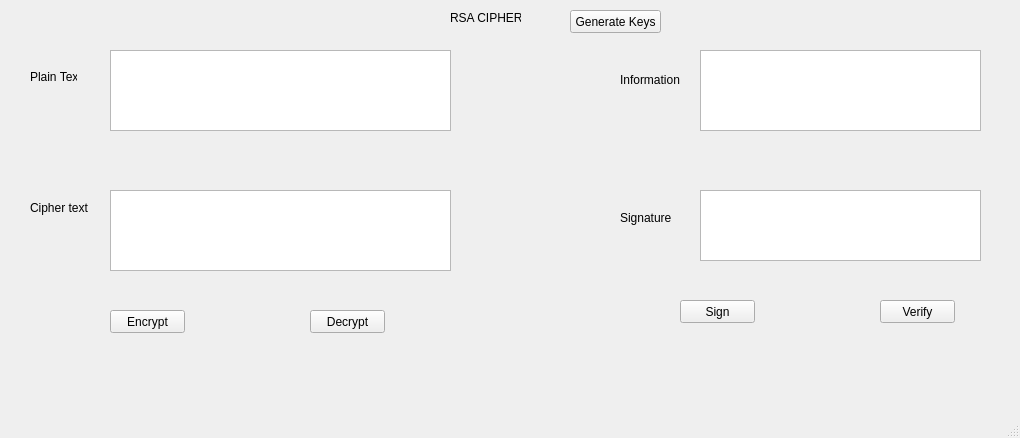
<?xml version="1.0" encoding="UTF-8"?>
<ui version="4.0">
 <class>MainWindow</class>
 <widget class="QMainWindow" name="MainWindow">
  <property name="geometry">
   <rect>
    <x>0</x>
    <y>0</y>
    <width>1020</width>
    <height>438</height>
   </rect>
  </property>
  <property name="windowTitle">
   <string>MainWindow</string>
  </property>
  <widget class="QWidget" name="centralwidget">
   <widget class="QLabel" name="label">
    <property name="geometry">
     <rect>
      <x>450</x>
      <y>10</y>
      <width>71</width>
      <height>16</height>
     </rect>
    </property>
    <property name="text">
     <string>RSA CIPHER</string>
    </property>
   </widget>
   <widget class="QLabel" name="label_2">
    <property name="geometry">
     <rect>
      <x>30</x>
      <y>70</y>
      <width>47</width>
      <height>13</height>
     </rect>
    </property>
    <property name="text">
     <string>Plain Text</string>
    </property>
   </widget>
   <widget class="QLabel" name="label_3">
    <property name="geometry">
     <rect>
      <x>30</x>
      <y>200</y>
      <width>61</width>
      <height>16</height>
     </rect>
    </property>
    <property name="text">
     <string>Cipher text</string>
    </property>
   </widget>
   <widget class="QLabel" name="label_4">
    <property name="geometry">
     <rect>
      <x>620</x>
      <y>70</y>
      <width>71</width>
      <height>20</height>
     </rect>
    </property>
    <property name="text">
     <string>Information</string>
    </property>
   </widget>
   <widget class="QLabel" name="label_5">
    <property name="geometry">
     <rect>
      <x>620</x>
      <y>210</y>
      <width>51</width>
      <height>16</height>
     </rect>
    </property>
    <property name="text">
     <string>Signature</string>
    </property>
   </widget>
   <widget class="QTextEdit" name="txt_plain_text">
    <property name="geometry">
     <rect>
      <x>110</x>
      <y>50</y>
      <width>341</width>
      <height>81</height>
     </rect>
    </property>
   </widget>
   <widget class="QTextEdit" name="txt_cipher_text">
    <property name="geometry">
     <rect>
      <x>110</x>
      <y>190</y>
      <width>341</width>
      <height>81</height>
     </rect>
    </property>
   </widget>
   <widget class="QTextEdit" name="txt_information">
    <property name="geometry">
     <rect>
      <x>700</x>
      <y>50</y>
      <width>281</width>
      <height>81</height>
     </rect>
    </property>
   </widget>
   <widget class="QTextEdit" name="txt_signature">
    <property name="geometry">
     <rect>
      <x>700</x>
      <y>190</y>
      <width>281</width>
      <height>71</height>
     </rect>
    </property>
   </widget>
   <widget class="QPushButton" name="btn_encrypt">
    <property name="geometry">
     <rect>
      <x>110</x>
      <y>310</y>
      <width>75</width>
      <height>23</height>
     </rect>
    </property>
    <property name="text">
     <string>Encrypt</string>
    </property>
   </widget>
   <widget class="QPushButton" name="btn_decrypt">
    <property name="geometry">
     <rect>
      <x>310</x>
      <y>310</y>
      <width>75</width>
      <height>23</height>
     </rect>
    </property>
    <property name="text">
     <string>Decrypt</string>
    </property>
   </widget>
   <widget class="QPushButton" name="btn_sign">
    <property name="geometry">
     <rect>
      <x>680</x>
      <y>300</y>
      <width>75</width>
      <height>23</height>
     </rect>
    </property>
    <property name="text">
     <string>Sign</string>
    </property>
   </widget>
   <widget class="QPushButton" name="btn_verify">
    <property name="geometry">
     <rect>
      <x>880</x>
      <y>300</y>
      <width>75</width>
      <height>23</height>
     </rect>
    </property>
    <property name="text">
     <string>Verify</string>
    </property>
   </widget>
   <widget class="QPushButton" name="btn_Gen_keys">
    <property name="geometry">
     <rect>
      <x>570</x>
      <y>10</y>
      <width>91</width>
      <height>23</height>
     </rect>
    </property>
    <property name="text">
     <string>Generate Keys</string>
    </property>
   </widget>
  </widget>
  <widget class="QMenuBar" name="menubar">
   <property name="geometry">
    <rect>
     <x>0</x>
     <y>0</y>
     <width>1020</width>
     <height>21</height>
    </rect>
   </property>
  </widget>
  <widget class="QStatusBar" name="statusbar"/>
 </widget>
 <resources/>
 <connections/>
</ui>
